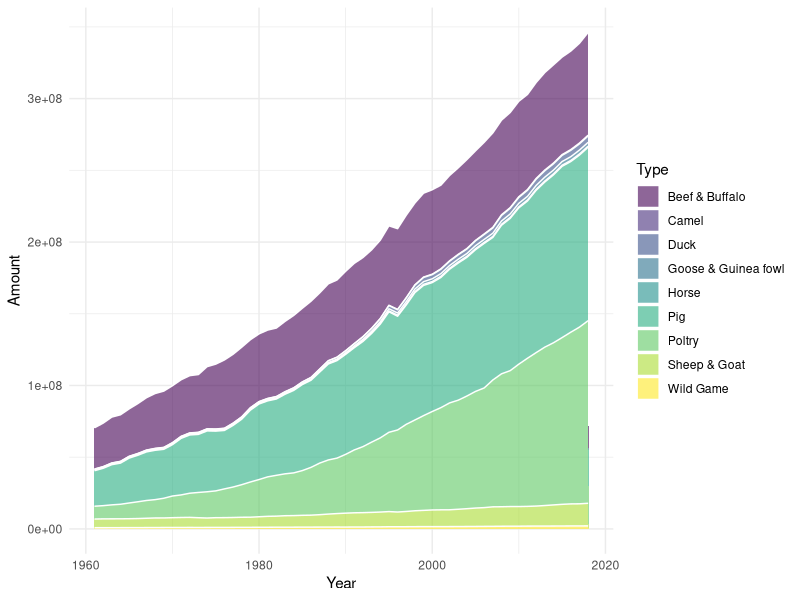
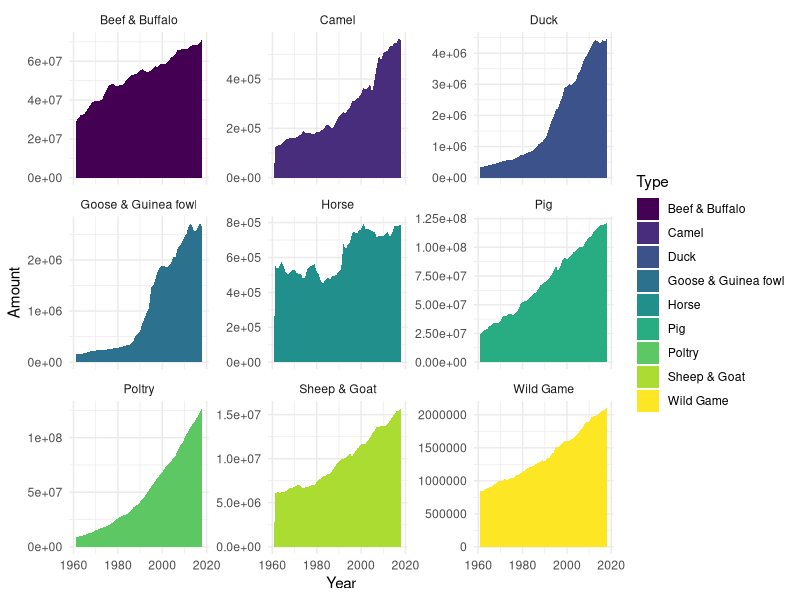
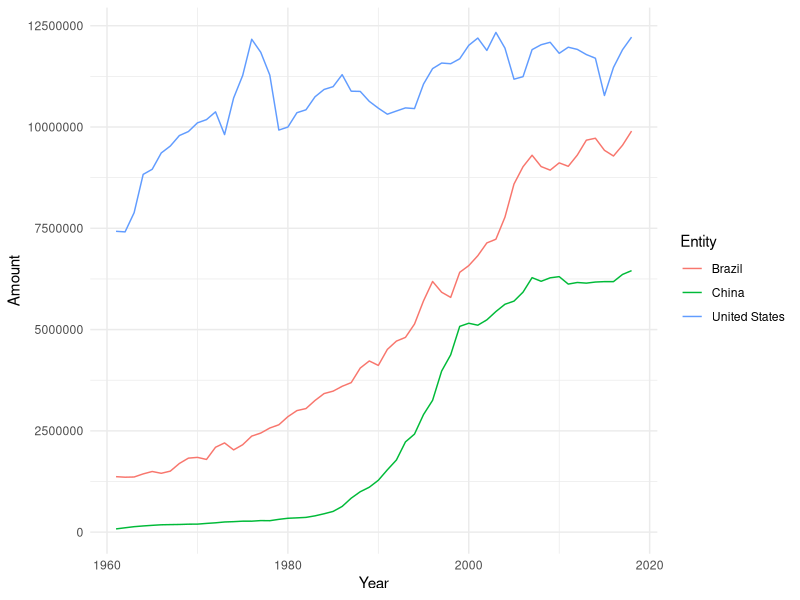
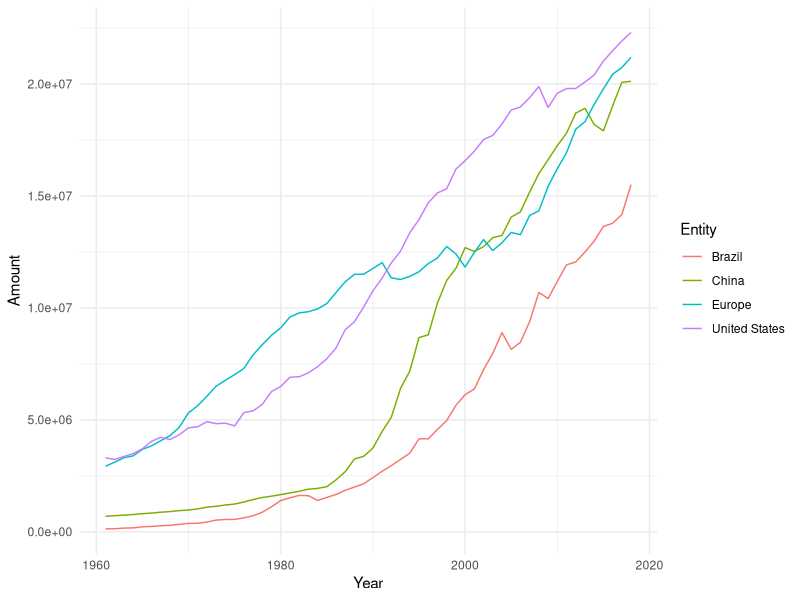
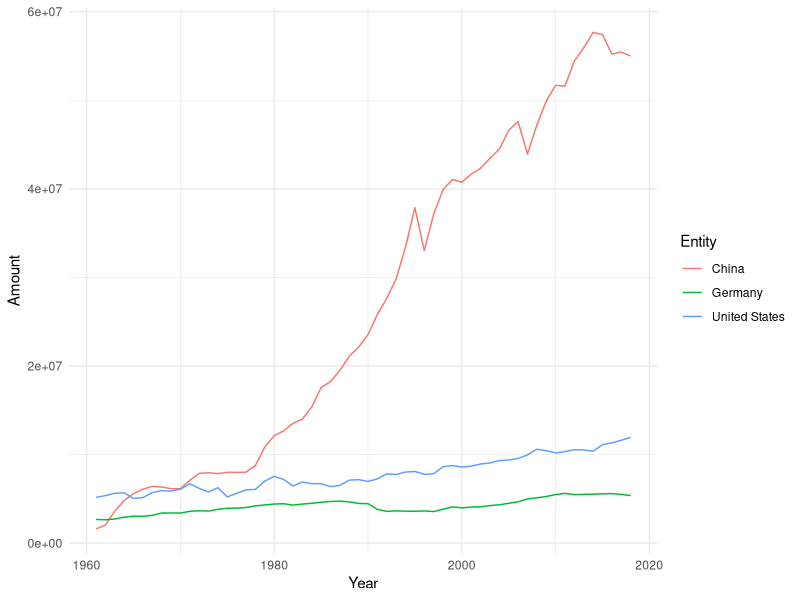

Write the R code that produced these figures, in order.
## ---- chunk 1
options(htmltools.dir.version = FALSE)
## ---- chunk 2
library(tidyverse)
library(datasets)
library(readr)
library(kableExtra)
library(bookdown)
library(gridExtra)
library(viridis)
## ---- chunk 3
GD <- read_csv(file = "Data/global-meat-production.csv")
MT <- read_csv(file = "Data/global-meat-production-by-livestock-type.csv")
## ---- chunk 4
pt_world <- MT %>%
  select(-Code) %>% 
  rename("Sheep & Goat"= "Livestock Primary - Sheep and Goat Meat - 1807 - Production - 5510 - tonnes",
         "Beef & Buffalo"= "Livestock Primary - Beef and Buffalo Meat - 1806 - Production - 5510 - tonnes",
         "Pig"= "Livestock Primary - Meat, pig - 1035 - Production - 5510 - tonnes",
         "Wild Game"= "Livestock Primary - Meat, game - 1163 - Production - 5510 - tonnes",
         "Duck"= "Livestock Primary - Meat, duck - 1069 - Production - 5510 - tonnes",
         "Poltry"= "Livestock Primary - Meat, Poultry - 1808 - Production - 5510 - tonnes",
         "Horse"= "Livestock Primary - Meat, horse - 1097 - Production - 5510 - tonnes",
         "Camel"= "Livestock Primary - Meat, camel - 1127 - Production - 5510 - tonnes",
         "Goose & Guinea fowl"= "Livestock Primary - Meat, goose and guinea fowl - 1073 - Production - 5510 - tonnes") %>%
  filter(Entity== "World") %>% 
    group_by(Entity, Year)

pt_world_long <- pt_world %>% 
  pivot_longer(cols= "Sheep & Goat":"Goose & Guinea fowl",
               names_to= "Type",
               values_to = "Amount")

plt_type1<- ggplot(pt_world_long, aes(x= Year,
                                    y= Amount, 
                                    fill= Type))+ 
    geom_area(alpha=0.6 , size=.5, colour="white")+
    scale_fill_viridis(discrete = T) +
    theme_minimal()
plt_type1
## ---- chunk 5
plt_type2<- ggplot(pt_world_long, aes(x= Year,
                                     y= Amount,
                                     group= Type,
                                     fill= Type))+
    geom_area() +
    scale_fill_viridis(discrete = TRUE)+
    theme_minimal() +
    facet_wrap(~ Type, scale="free_y")
plt_type2
## ---- chunk 6
pd_type <- MT %>%
  select(-Code) %>% 
  rename("Sheep & Goat"= "Livestock Primary - Sheep and Goat Meat - 1807 - Production - 5510 - tonnes",
         "Beef & Buffalo"= "Livestock Primary - Beef and Buffalo Meat - 1806 - Production - 5510 - tonnes",
         "Pig"= "Livestock Primary - Meat, pig - 1035 - Production - 5510 - tonnes",
         "Wild Game"= "Livestock Primary - Meat, game - 1163 - Production - 5510 - tonnes",
         "Duck"= "Livestock Primary - Meat, duck - 1069 - Production - 5510 - tonnes",
         "Poultry"= "Livestock Primary - Meat, Poultry - 1808 - Production - 5510 - tonnes",
         "Horse"= "Livestock Primary - Meat, horse - 1097 - Production - 5510 - tonnes",
         "Camel"= "Livestock Primary - Meat, camel - 1127 - Production - 5510 - tonnes",
         "Goose & Guinea fowl"= "Livestock Primary - Meat, goose and guinea fowl - 1073 - Production - 5510 - tonnes") %>%
    group_by(Entity, Year) %>%
    pivot_longer(cols= "Sheep & Goat":"Goose & Guinea fowl",
               names_to= "Type",
               values_to = "Amount")
## ---- chunk 7
pd_cattle <- pd_type %>% 
    filter(Type == "Beef & Buffalo") %>% 
    group_by(Entity) %>% 
    summarise(Total= sum(Amount))%>% 
    arrange(-Total)

kable(head(pd_cattle, 20), caption = "Beef and buffalo (cattle) meat production, 1961-2018", booktabs = T)%>%
kable_material(c("striped", "hover"), position = "center")
## ---- chunk 8
top_cattle<- pd_type %>% 
  filter(Entity %in% c("United States",
                       "China",
                       "Brazil")) %>% 
  filter(Type== "Beef & Buffalo") %>% 
  group_by(Entity)

ggplot(top_cattle, aes(x= Year, y= Amount, color= Entity))+
      geom_line()+
    scale_fill_viridis(discrete = TRUE) +
    theme_minimal()
## ---- chunk 9
pd_poultry <- pd_type %>% 
    filter(Type == "Poultry") %>% 
    group_by(Entity) %>% 
    summarise(Total= sum(Amount))%>% 
    arrange(-Total)

kable(head(pd_cattle, 20), caption = "Poultry meat production, 1961-2018", booktabs = T)%>%
kable_material(c("striped", "hover"), position = "center")
## ---- chunk 10
top_poultry<- pd_type %>% 
  filter(Entity %in% c("United States",
                       "China",
                       "Brazil",
                       "Europe")) %>% 
  filter(Type== "Poultry") %>% 
  group_by(Entity)

ggplot(top_poultry, aes(x= Year, y= Amount, color= Entity))+
  geom_line()+
  scale_fill_viridis(discrete = TRUE) +
  theme_minimal()
## ---- chunk 11
pd_pigmeat <- pd_type %>% 
    filter(Type == "Pig") %>% 
    group_by(Entity) %>% 
    summarise(Total= sum(Amount))%>% 
    arrange(-Total)

kable(head(pd_pigmeat, 20), caption = "Pig meat production, 1961-2018", booktabs = T)%>%
kable_material(c("striped", "hover"), position = "center")
## ---- chunk 12
top_pigmeat<- pd_type %>% 
  filter(Entity %in% c("United States",
                       "China",
                       "Germany")) %>% 
  filter(Type== "Pig") %>% 
  group_by(Entity)

ggplot(top_pigmeat, aes(x= Year, y= Amount, color= Entity))+
  geom_line()+
  scale_fill_viridis(discrete = TRUE) +
  theme_minimal()
